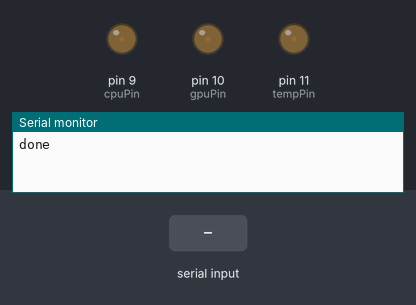
A sketch run on a simulated Arduino Uno, built with avr-gcc and run on an emulated ATmega328P. Parts: output pins drawn as LEDs (lit = HIGH), the last lines printed to the serial monitor. The inputs (shaded band) are chosen by the test bench.

Above: at 3.7 s.
3.8 s: "1" received over Serial
At 5.55 s:
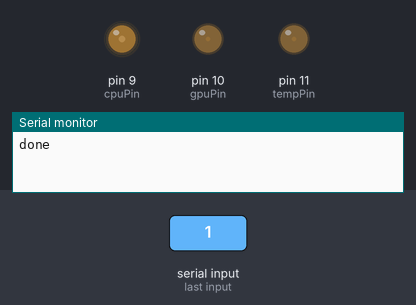
At 6.6 s:
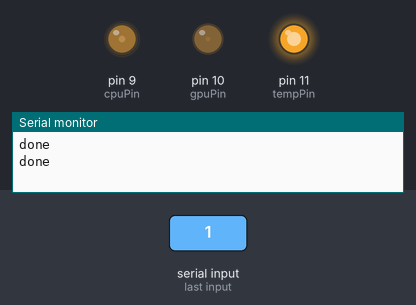
6.8 s: "0" received over Serial
At 8.7 s:
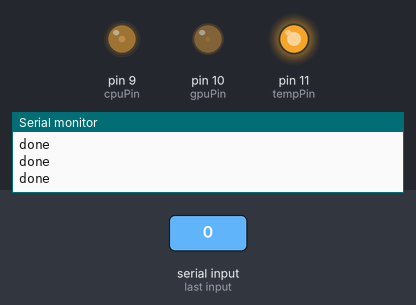
Timing chart, 0 to 10.2 s (numbered marks = the images above; inputs shaded):
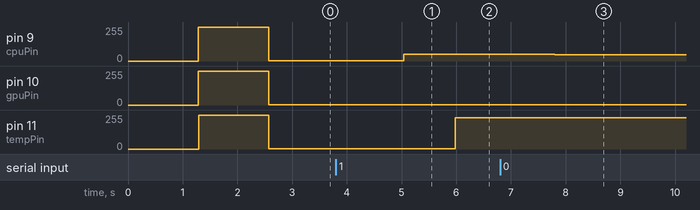

Measured:
- after the input at 3.8 s, pin 9 (cpuPin): 1/255 → 49/255 after 1.2 s; pin 10 (gpuPin): 1/255 → 3/255 after 1.0 s; pin 11 (tempPin): 1/255 → 236/255 after 2.2 s
- after the input at 6.8 s, pin 9 (cpuPin): 49/255 → 48/255 after 1.0 s

The sketch:

hw-meters.ino
```cpp
int cpuPin = 9;
int gpuPin = 10;
int tempPin = 11;
byte cpuValue = 0;
byte gpuValue = 0;
byte tempValue = 0;
byte cpuTarget = 0;
byte gpuTarget = 0;
byte tempTarget = 0;

void setup() {
  pinMode(cpuPin, OUTPUT);
  pinMode(gpuPin, OUTPUT);
  pinMode(tempPin, OUTPUT);
  Serial.begin(9600);
  startSequence();
  Serial.print("done\r\n");
}

void startSequence() {
  for (int i = 0; i < 512; i++) {
    analogWrite(cpuPin, (256 - abs(i-256)));
    analogWrite(gpuPin, (256 - abs(i-256)));
    analogWrite(tempPin, (256 - abs(i-256)));
    delay(5);
  }
}

void setMeters() {
  while (gpuValue != gpuTarget || cpuValue != cpuTarget || tempValue != tempTarget) {
    if (cpuValue > cpuTarget) {
      cpuValue --;
    }
    if (gpuValue > gpuTarget) {
      gpuValue --;
    }
    if (tempValue > tempTarget) {
      tempValue --;
    }

    if (cpuValue < cpuTarget) {
      cpuValue ++;
    }
    if (gpuValue < gpuTarget) {
      gpuValue ++;
    }
    if (tempValue < tempTarget) {
      tempValue ++;
    }

    analogWrite(cpuPin, cpuValue);
    analogWrite(gpuPin, gpuValue);
    analogWrite(tempPin, tempValue);
    delay(5);
  }
}

void loop() {
  if (Serial.available() > 0) {
    byte input[3];
    Serial.readBytes(input, 3);
    cpuTarget = input[0];
    gpuTarget = input[1];
    tempTarget = input[2];
    setMeters();
    delay(100);
    Serial.print("done\r\n");
  }
}
```
